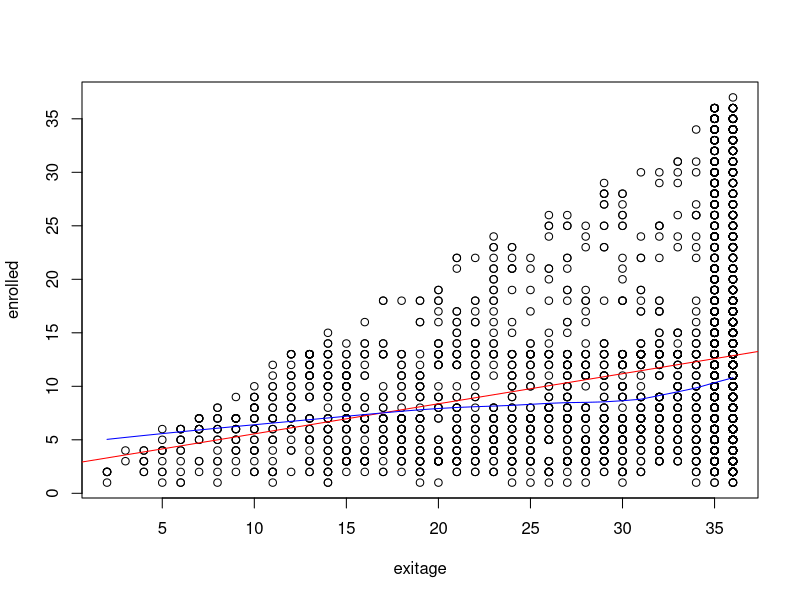
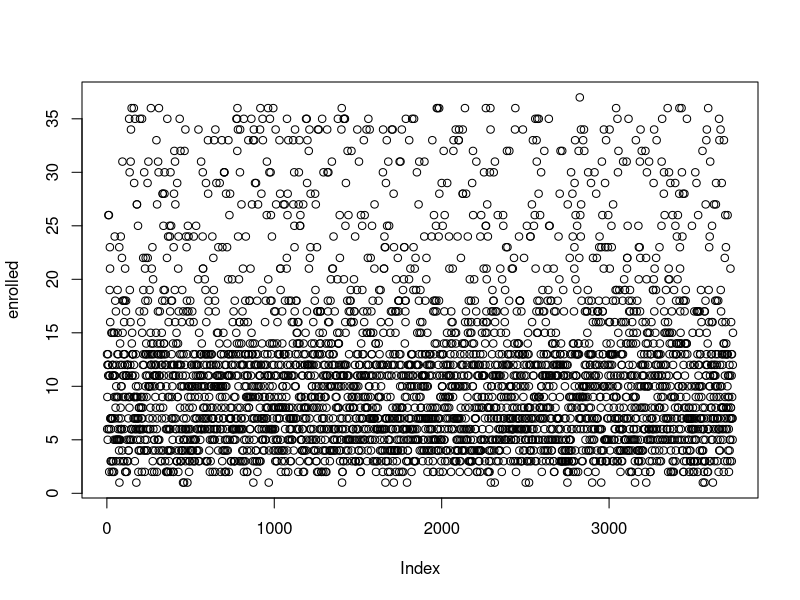
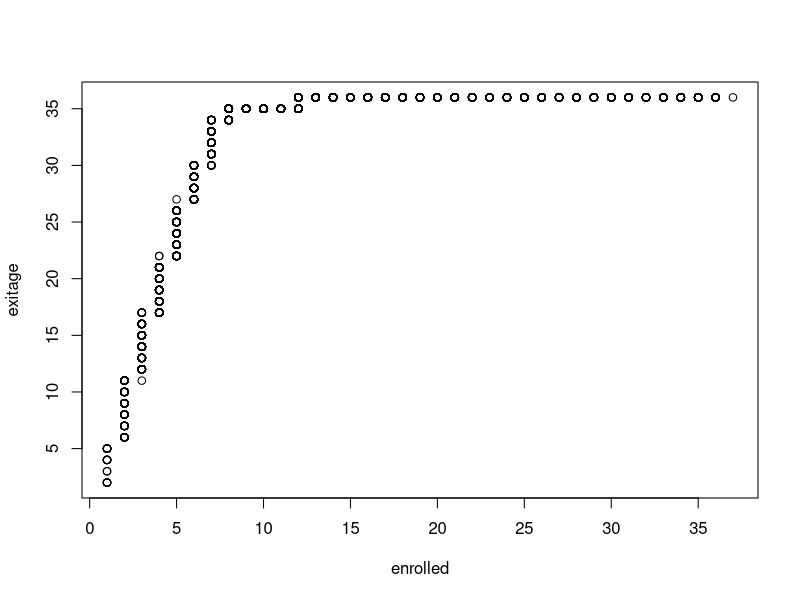
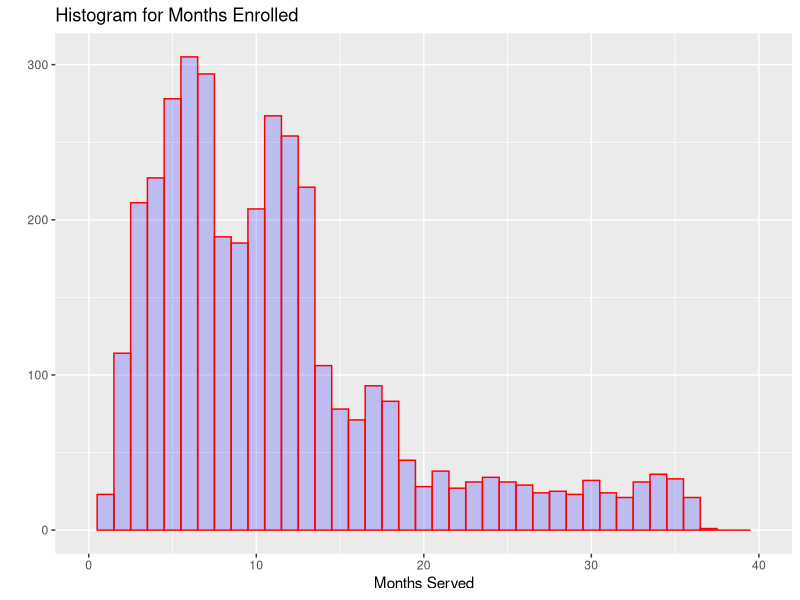
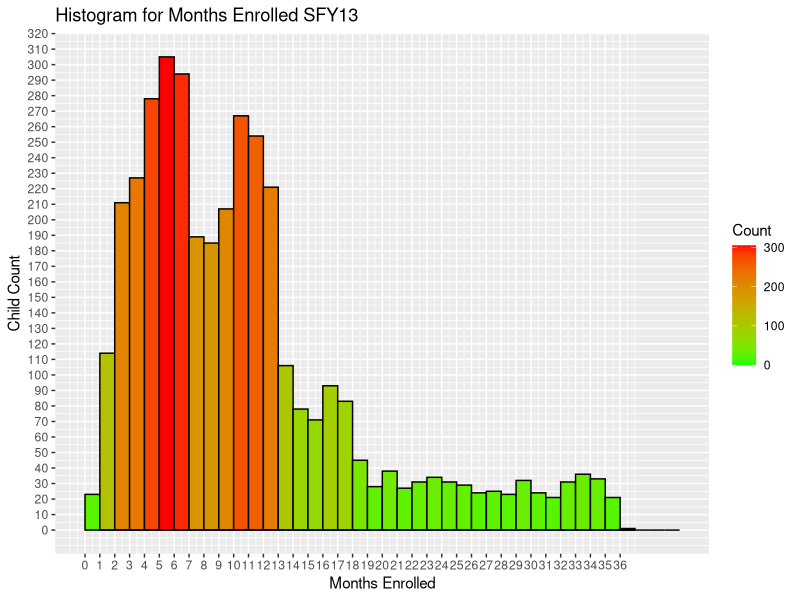
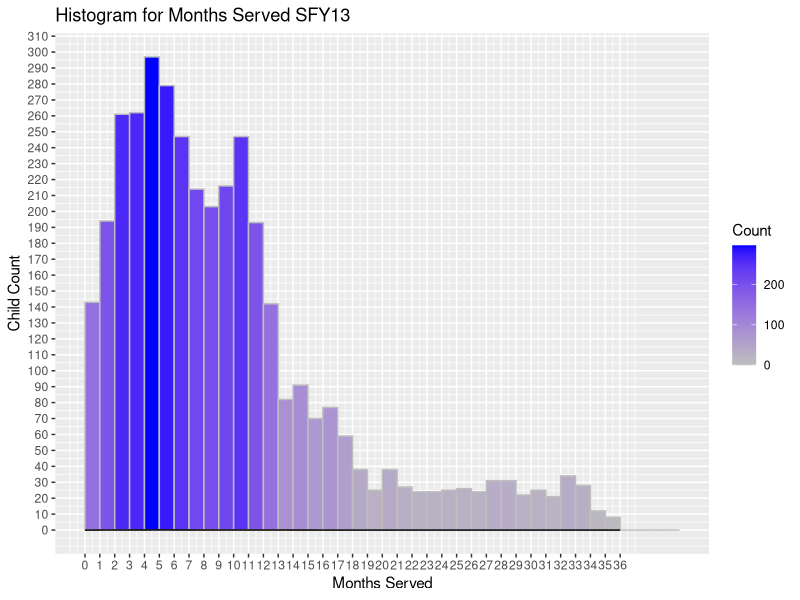
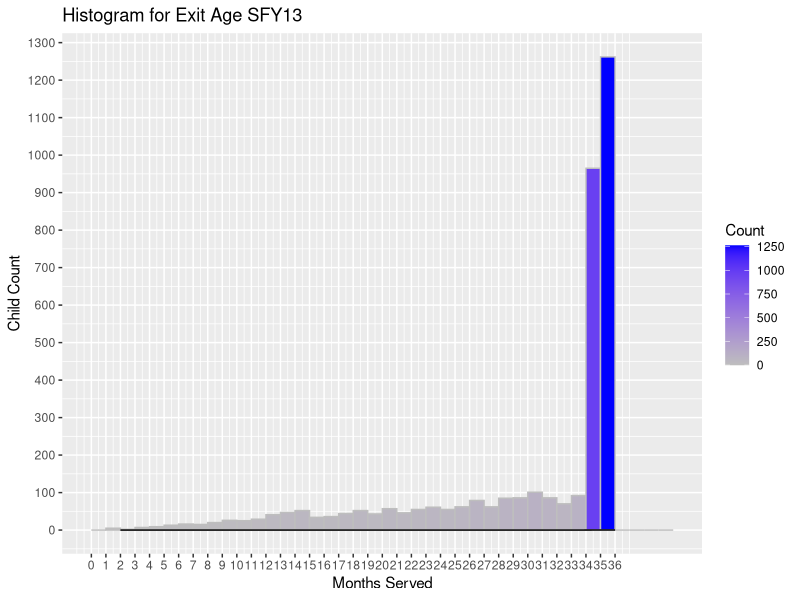
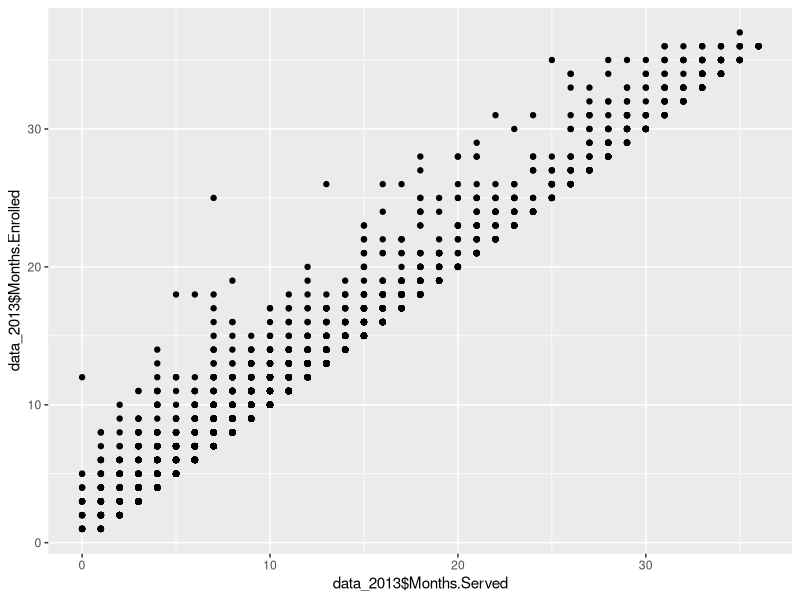

Generate these figures, in order, with R:

# Install ggplot2 package
install.packages("ggplot2")
install.packages("sm")

# Load the package
library(ggplot2)
library(sm)

# Read in the data
data_2013=read.csv("SUCCESS Initiative Query SFY 13.csv",header=TRUE)

# Set up the x y variables
enrolled <- (data_2013$Months.Enrolled)
served <- (data_2013$Months.Served)
exitcode <- (data_2013$Federal.Code)
exitreason <-(data_2013$Federal.Exit.Reason)

# Set up the x y variables
enrolled <- (data_2013$Months.Enrolled)
served <- (data_2013$Months.Served)
exitcode <- (data_2013$Federal.Code)
exitreason <-(data_2013$Federal.Exit.Reason)
exitage <- (data_2013$Age.at.Exit)

mean(exitage)
mean(enrolled)

# Scatter Plot
plot(exitage, enrolled)

# Fit lines
abline(lm(enrolled~exitage), col="red")
lines(lowess(exitage,enrolled), col="blue")

# Bivariate Analysis
plot(enrolled)

# Bivariate Analysis without outliners
qqplot(enrolled,exitage)

# Children in Enrolled
qplot(data_2013$Months.Enrolled,
      geom="histogram",
      binwidth = 1,  
      main = "Histogram for Months Enrolled", 
      xlab = "Months Served",  
      fill=I("blue"), 
      col=I("red"), 
      alpha=I(.2),
      xlim=c(0,40))

mean(data_2013$Months.Enrolled)
mean(data_2013$Months.Served)
mean(data_2013$Age.at.Exit)
sd(data_2013$Months.Enrolled)

points(seq(min(data_2013$Months.Enrolled), max(data_2013$Months.Enrolled), length.out=500),
       dnorm(seq(min(data_2013$Months.Enrolled), max(data_2013$Months.Enrolled), length.out=500),
             mean(data_2013$Months.Enrolled), sd(data_2013$Months.Enrolled)), type="l", col="red")

ggplot(data=data_2013, aes(data_2013$Months.Enrolled)) + 
  geom_histogram(breaks=seq(0, 40, by =1), 
                 col="black", 
                 aes(fill=..count..)) +
  scale_fill_gradient("Count", low = "green", high = "red") +
  geom_density(col=1) + labs(title="Histogram for Months Enrolled SFY13") + scale_x_continuous(breaks=seq(0,36,1)) +
  scale_y_continuous(breaks=seq(0,350,10)) +
  labs(x="Months Enrolled", y="Child Count") +
lines(density(data_2013$Age.at.Exit, adjust = 2), col = "blue")


ggplot(data=data_2013, aes(data_2013$Months.Served)) + 
  geom_histogram(breaks=seq(0, 40, by =1), 
                 col="gray",
                 labels=TRUE,
                 aes(fill=..count..)) +
  scale_fill_gradient("Count", low = "gray", high = "blue") +
  geom_density(col=1) + labs(title="Histogram for Months Served SFY13") + scale_x_continuous(breaks=seq(0,36,1)) +
  scale_y_continuous(breaks=seq(0,350,10)) +
  labs(x="Months Served", y="Child Count")

ggplot(data=data_2013, aes(data_2013$Age.at.Exit)) + 
  geom_histogram(breaks=seq(0, 40, by =1), 
                 col="gray",
                 labels=TRUE,
                 aes(fill=..count..)) +
  scale_fill_gradient("Count", low = "gray", high = "blue") +
  geom_density(col=1) + labs(title="Histogram for Exit Age SFY13") + scale_x_continuous(breaks=seq(0,36,1)) +
  scale_y_continuous(breaks=seq(0,1500,100)) +
  labs(x="Months Served", y="Child Count")

ggplot(data_2013, aes(x = data_2013$Months.Served, y = data_2013$Months.Enrolled)) + geom_point()


data_2013 <-read.csv("SUCCESS Initiative Query SFY 13 Federal Codes.csv",header=TRUE)
exitreasons <- factor(data_2013$Federal.Exit.Reason, levels=c(1,2,3,4,5,6,7,8,9), labels=c("1", "2", "3", "4","5","6","7","8","9"))
colfill<- c(2:(2+length(levels(data_2013$Federal.Exit.Reason))))
library(sm)
par(lwd=3)
sm.density.compare(data_2013$Months.Enrolled, data_2013$Federal.Exit.Reason, xlab="Months Enrolled")
#legend(locator(1), levels(data_2013$Federal.Exit.Reason), fill=colfill)
title(main="Distribution by Exit Reason")



sm.density.compare(enrolled, exitage, xlab="Months Enrolled")
title(main="Distribution by Exit Age")
